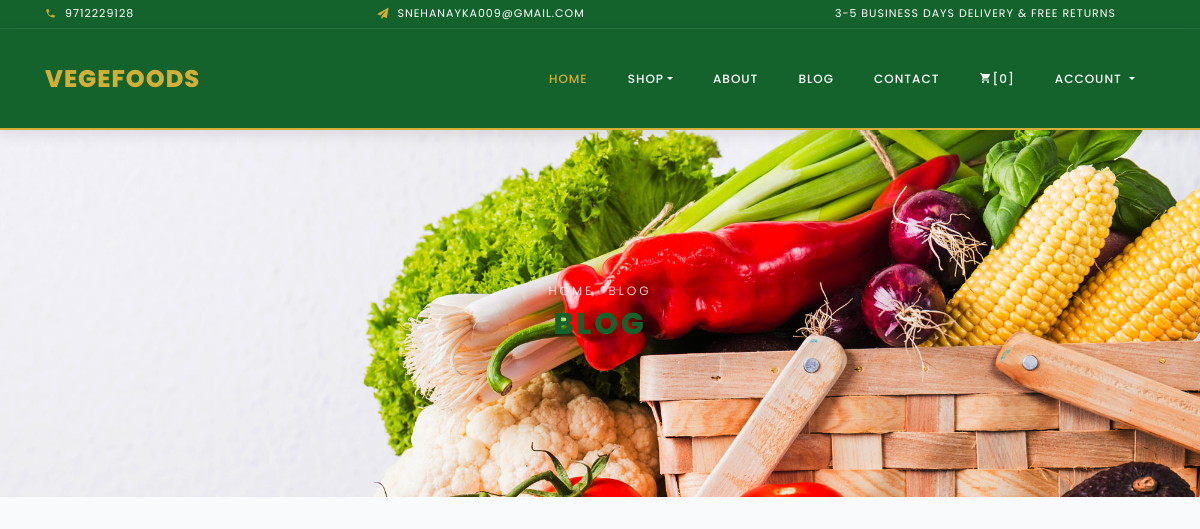
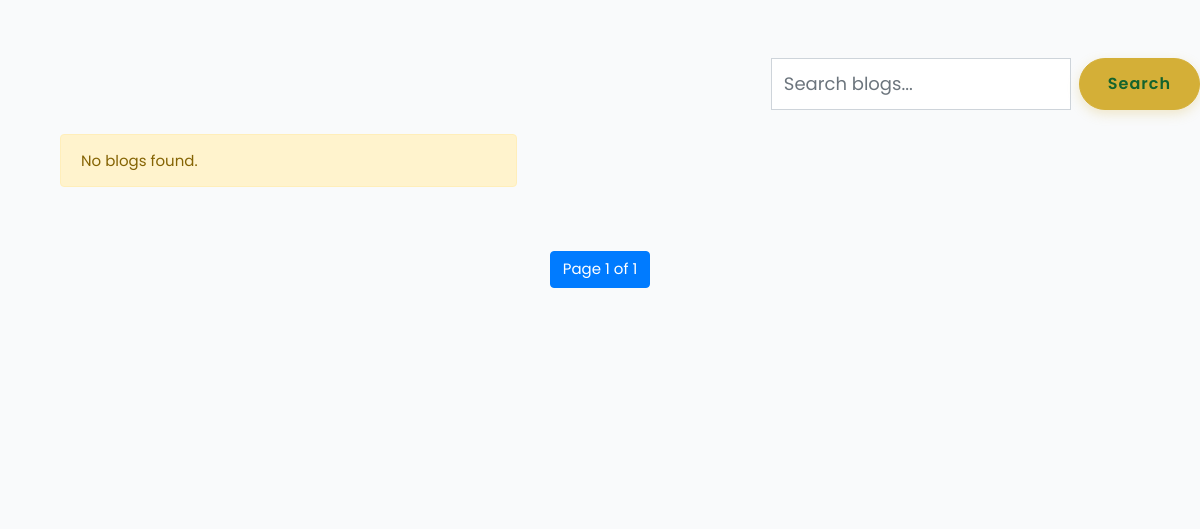
Before: /blog?page=2 (upper part) with the older database file (2 pictures, top to bottom).
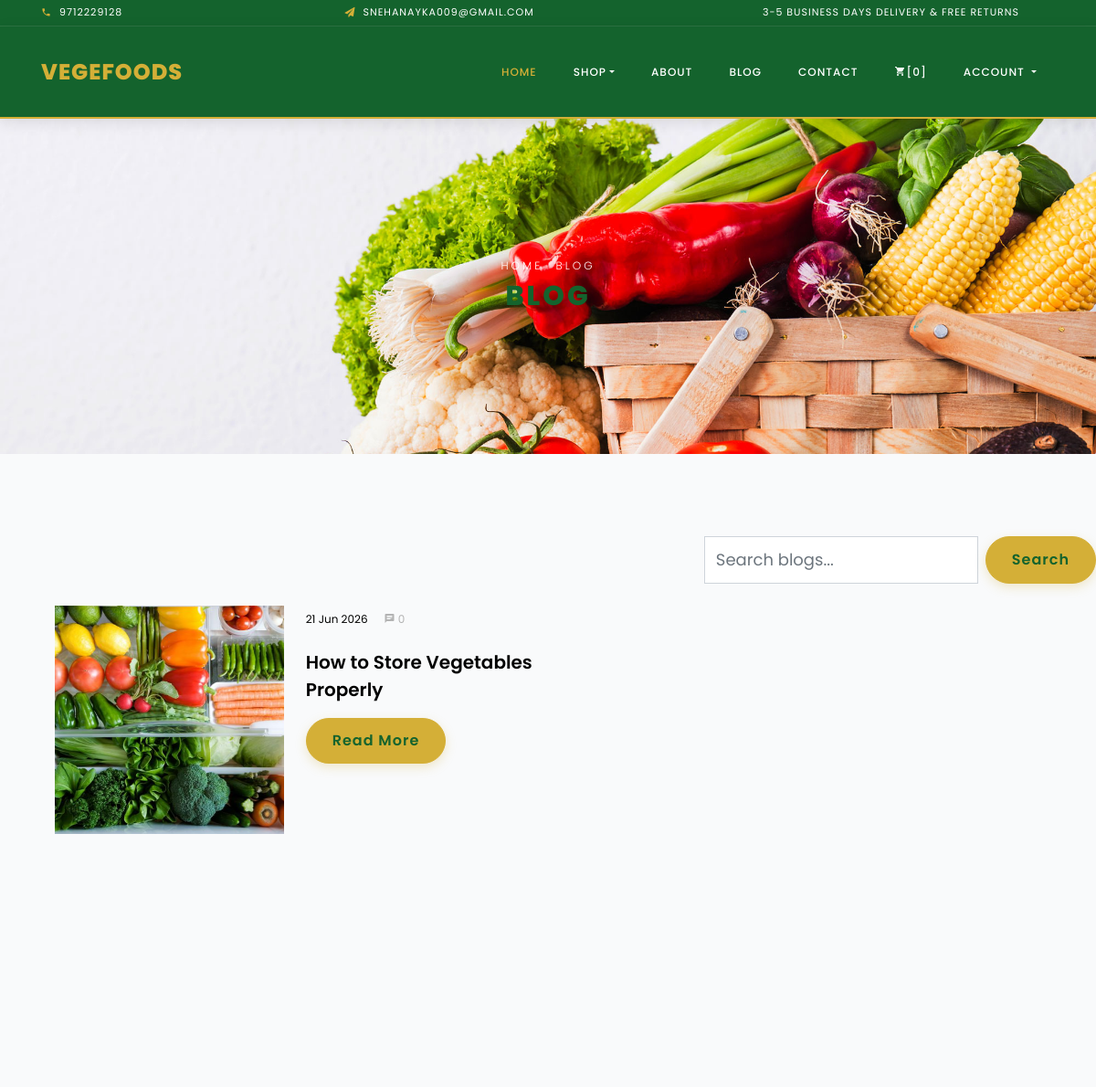
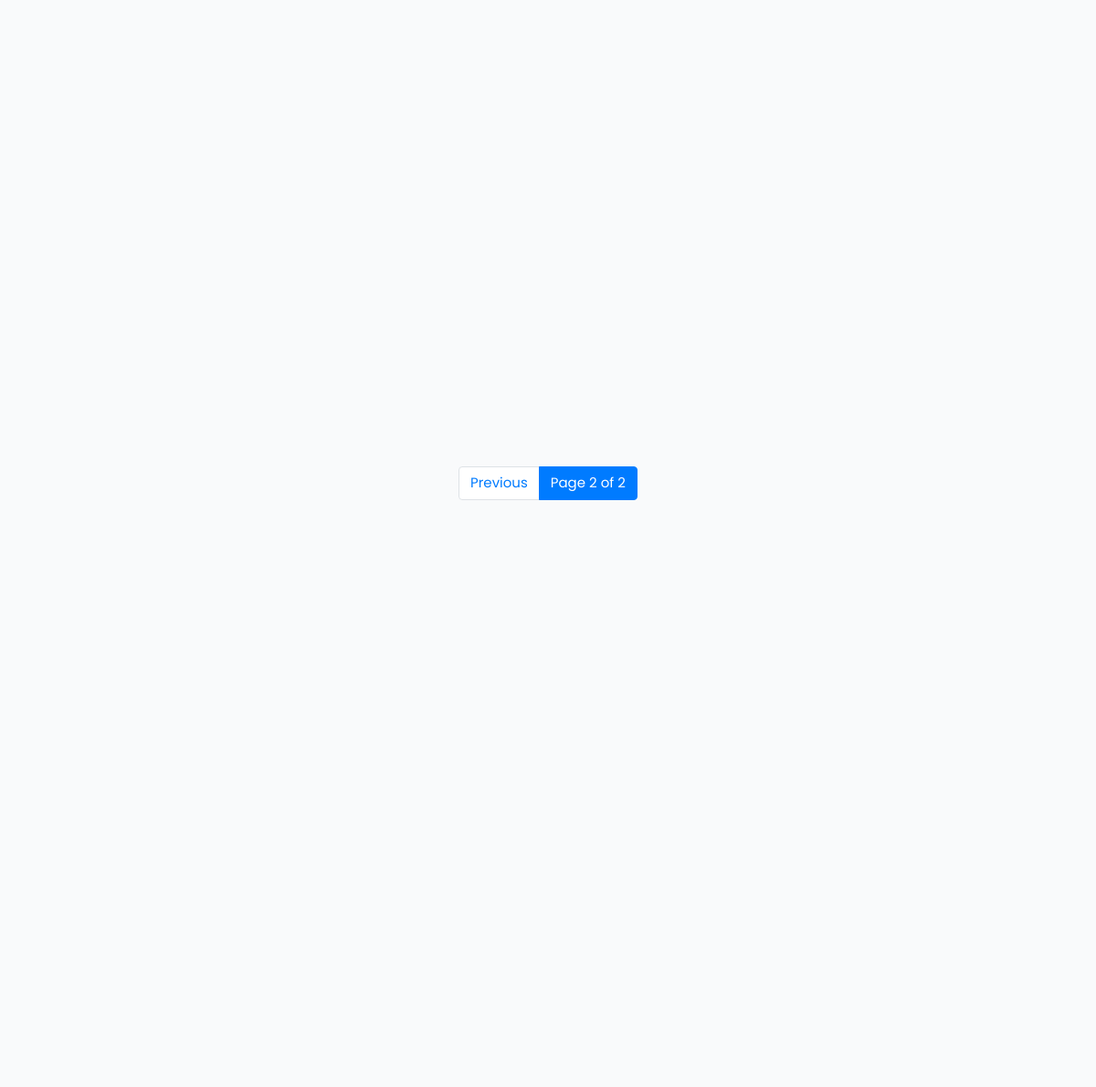
After: the same page with the newer database file (2 pictures, top to bottom).
### myapp/models.py (models this page shows)
class Blog(models.Model):
    title=models.CharField(max_length=200)
    image=models.ImageField(upload_to="blog/")
    category=models.ForeignKey(Category,on_delete=models.CASCADE)
    description=models.TextField()
    created_at=models.DateTimeField(auto_now_add=True)

### myapp/views.py (the view)
# urls.py: path('blog',blog,name="blog"),
def blog(request):
    search=request.GET.get('search')
    blogs=Blog.objects.all().order_by('created_at')
    if search:
        blogs=blogs.filter(title__icontains=search)
    category=Category.objects.all()
    paginator=Paginator(blogs,3)
    page_number=request.GET.get('page')
    blogs=paginator.get_page(page_number)
    recent_blog=Blog.objects.all().order_by('created_at')[:3]
    return render(request,"blog.html",{"category":category,"blogs":blogs,"recent_blog":recent_blog})

### myapp/templates/blog.html (shortened to what this page needs)
{% extends 'base.html' %}
{% block main %}
<div class="hero-wrap hero-bread" style="background-image: url('/static/images/bg_1.jpg');">
  <div class="container">
    <div class="row no-gutters slider-text align-items-center justify-content-center">
      <div class="col-md-9 ftco-animate text-center">
        <p class="breadcrumbs"><span class="mr-2"><a href="{% url  'index' %}">Home</a></span> <span>Blog</span></p>
        <h1 class="mb-0 bread">Blog</h1>
      </div>
    </div>
  </div>
</div>
<section class="ftco-section ftco-degree-bg">
  <div class="row mb-4">
    <div class="col-md-12 d-flex justify-content-end">
      <form action="{% url 'blog' %}" method="GET" class="d-flex">
        <input type="text" name="search" class="form-control" placeholder="Search blogs..." style="width:300px;">
        <button type="submit" class="btn btn-primary ml-2">
          Search
        </button>
      </form>
    </div>
  </div>
  <div class="container">
    <div class="row">
      <div class="col-lg-8 ftco-animate">
        <div class="col-lg-8 ftco-animate">
          <div class="row">
            {% for b in blogs %}
            <div class="col-md-12 d-flex ftco-animate">
              <div class="blog-entry align-self-stretch d-md-flex">
                <a href="{% url 'blog_single' %}?bid={{ b.id }}" class="block-20"
                  style="background-image: url('{{ b.image.url }}');">
                </a>
                <div class="text d-block pl-md-4">
                  <div class="meta mb-3">
                    <div>
                      <a href="#">
                        {{ b.created_at|date:"d M Y" }}
                      </a>
                    </div>
                    <div>
                      <a href="#" class="meta-chat">
                        <span class="icon-chat"></span> 0
                      </a>
                    </div>
                  </div>
                  <h3 class="heading">
                    <a href="{% url 'blog_single' %}?bid={{ b.id }}">
                      {{ b.title }}
                    </a>
                  </h3>
                  <p>
                    <a href="{% url 'blog_single' %}?bid={{ b.id }}" class="btn btn-primary py-2 px-3">
                      Read More
                    </a>
                  </p>
                </div>
              </div>
            </div>
            {% empty %}
            <div class="col-md-12">
              <div class="alert alert-warning">
                No blogs found.
              </div>
            </div>
            {% endfor %}
          </div>
        </div>
      </div>
    </div>
  </div>
  <section class="text-center mt-5">
    <ul class="pagination justify-content-center">
      {% if blogs.has_previous%}
     <li class="page-item">
            <a class="page-link"
               href="?page={{ blogs.previous_page_number }}">
                Previous
            </a>
        </li>
        {%endif%}
    <li class="page-item active">
            <span class="page-link">
                Page {{ blogs.number }} of {{ blogs.paginator.num_pages }}
            </span>
        </li>
  </ul>
</section>
  <div class="row">
  </div>
</section>
{%endblock%}

### myapp/templates/base.html (shortened to what this page needs)
{% load static %}
<!DOCTYPE html>
<html lang="en">
<head>
  <link rel="stylesheet" href="/static/css/open-iconic-bootstrap.min.css">
  <link rel="stylesheet" href="/static/css/animate.css">
  <link rel="stylesheet" href="/static/css/owl.carousel.min.css">
  <link rel="stylesheet" href="/static/css/owl.theme.default.min.css">
  <link rel="stylesheet" href="/static/css/magnific-popup.css">
  <link rel="stylesheet" href="/static/css/aos.css">
  <link rel="stylesheet" href="/static/css/ionicons.min.css">
  <link rel="stylesheet" href="/static/css/bootstrap-datepicker.css">
  <link rel="stylesheet" href="/static/css/jquery.timepicker.css">
  <link rel="stylesheet" href="/static/css/flaticon.css">
  <link rel="stylesheet" href="/static/css/icomoon.css">
  <link rel="stylesheet" href="/static/css/style.css">
  <link rel="stylesheet" href="/static/css/custom.css">
</head>
<body class="goto-here">
  <div class="py-1 bg-primary">
    <div class="container">
      <div class="row no-gutters d-flex align-items-start align-items-center px-md-0">
        <div class="col-lg-12 d-block">
          <div class="row d-flex">
            <div class="col-md pr-4 d-flex topper align-items-center">
              <div class="icon mr-2 d-flex justify-content-center align-items-center"><span class="icon-phone2"></span>
              </div>
              <span class="text">9712229128</span>
            </div>
            <div class="col-md pr-4 d-flex topper align-items-center">
              <div class="icon mr-2 d-flex justify-content-center align-items-center"><span
                  class="icon-paper-plane"></span></div>
              <span class="text">snehanayka009@gmail.com</span>
            </div>
            <div class="col-md-5 pr-4 d-flex topper align-items-center text-lg-right">
              <span class="text">3-5 Business days delivery &amp; Free Returns</span>
            </div>
          </div>
        </div>
      </div>
    </div>
  </div>
  <nav class="navbar navbar-expand-lg navbar-dark ftco_navbar bg-dark ftco-navbar-light" id="ftco-navbar">
    <div class="container">
      <a class="navbar-brand" href="{% url  'index' %}">Vegefoods</a>
      <div class="collapse navbar-collapse" id="ftco-nav">
        <ul class="navbar-nav ml-auto">
          <li class="nav-item active"><a href="{% url  'index' %}" class="nav-link">Home</a></li>
          <li class="nav-item dropdown">
            <a class="nav-link dropdown-toggle" href="#" id="dropdown04" data-toggle="dropdown" aria-haspopup="true"
              aria-expanded="false">Shop</a>
          </li>
          <li class="nav-item"><a href="{% url 'about' %}" class="nav-link">About</a></li>
          <li class="nav-item"><a href="{% url  'blog' %}" class="nav-link">Blog</a></li>
          <li class="nav-item"><a href="{% url  'contact' %}" class="nav-link">Contact</a></li>
          <li class="nav-item cta cta-colored"><a href="{% url  'cart' %}" class="nav-link"><span
                class="icon-shopping_cart"></span>[0]</a></li>
          {% if user.is_authenticated %}
          <li class="nav-item">
            <a href="{% url 'profile_create' %}" class="nav-link d-flex align-items-center">
              <img src="{{ user.profile.profile_image.url }}" width="40" height="40" style="
                border-radius:50%;
                object-fit:cover;
                margin-right:8px;
             ">
              My Profile
            </a>
          </li>
          <li class="nav-item">
            <a href="{% url 'logout' %}" class="nav-link">
              Logout
            </a>
          </li>
          {% else %}
          <li class="nav-item dropdown">
            <a class="nav-link dropdown-toggle" href="#" id="userDropdown" data-toggle="dropdown"> Account </a>
          </li>
          {%endif%}
        </ul>
      </div>
    </div>
  </nav>
  {% block main %}
  {% endblock %}
</body>
</html>

### static/css/icomoon.css (style rules this page uses)
[class^="icon-"], [class*=" icon-"] { font-family: 'icomoon' !important; speak: none; font-style: normal; font-weight: normal; font-variant: normal; text-transform: none; line-height: 1; -webkit-font-smoothing: antialiased; -moz-osx-font-smoothing: grayscale; }
.icon-paper-plane:before { content: "\f1d8"; }
.icon-phone2:before { content: "\e0cd"; }
.icon-chat:before { content: "\e0b7"; }
.icon-shopping_cart:before { content: "\e8cc"; }

### static/css/custom.css (style rules this page uses)
:root { --primary: #14632D; --primary-hover: #1e803e; --primary-light: #eef7e4; --secondary: #22C55E; --accent: #D4AF37; --accent-hover: #b8952b; --bg-color: #F9FAFB; --text-dark: #111827; --text-light: #4b5563; --card-shadow: 0 10px 30px rgba(20, 99, 45, 0.05); --card-shadow-hover: 0 20px 40px rgba(20, 99, 45, 0.15); --border-radius: 16px; --transition-smooth: all 0.3s cubic-bezier(0.4, 0, 0.2, 1); }
body { background-color: var(--bg-color) !important; color: var(--text-dark) !important; font-family: 'Poppins', Arial, sans-serif !important; }
.bg-primary { background-color: var(--primary) !important; border-bottom: 1px solid rgba(255, 255, 255, 0.1); }
.topper .icon span { color: var(--accent) !important; }
.ftco-navbar-light { background: var(--primary) !important; top: 0; padding: 15px 0 !important; border-bottom: 2px solid var(--accent); box-shadow: 0 4px 15px rgba(0,0,0,0.1); }
.ftco-navbar-light .navbar-brand { color: var(--accent) !important; font-weight: 800 !important; font-size: 24px; letter-spacing: 1px; }
.ftco-navbar-light .navbar-nav > .nav-item > .nav-link { color: #ffffff !important; font-weight: 500 !important; font-size: 12px; letter-spacing: 1px; text-transform: uppercase; }
.ftco-navbar-light .navbar-nav > .nav-item.active > .nav-link { color: var(--accent) !important; }
.btn { border-radius: 30px !important; font-weight: 600 !important; letter-spacing: 1px; padding: 12px 28px !important; transition: var(--transition-smooth) !important; }
.btn-primary { background-color: var(--accent) !important; border-color: var(--accent) !important; color: var(--primary) !important; box-shadow: 0 4px 12px rgba(212, 175, 55, 0.25) !important; }
h1, h2, h3, h4, h5, .h1, .h2, .h3, .h4, .h5 { color: var(--primary) !important; font-family: 'Poppins', Arial, sans-serif !important; }

Changed rows visible on the page:
added Blog: image (picture), created_at "21 Jun 2026", title "How to Store Vegetables Properly"
Other visible differences:
{{ blogs.number }}: "1" → "2"
{{ blogs.paginator.num_pages }}: "1" → "2"
text no longer shown: "No blogs found."
text now shown: "Previous"
